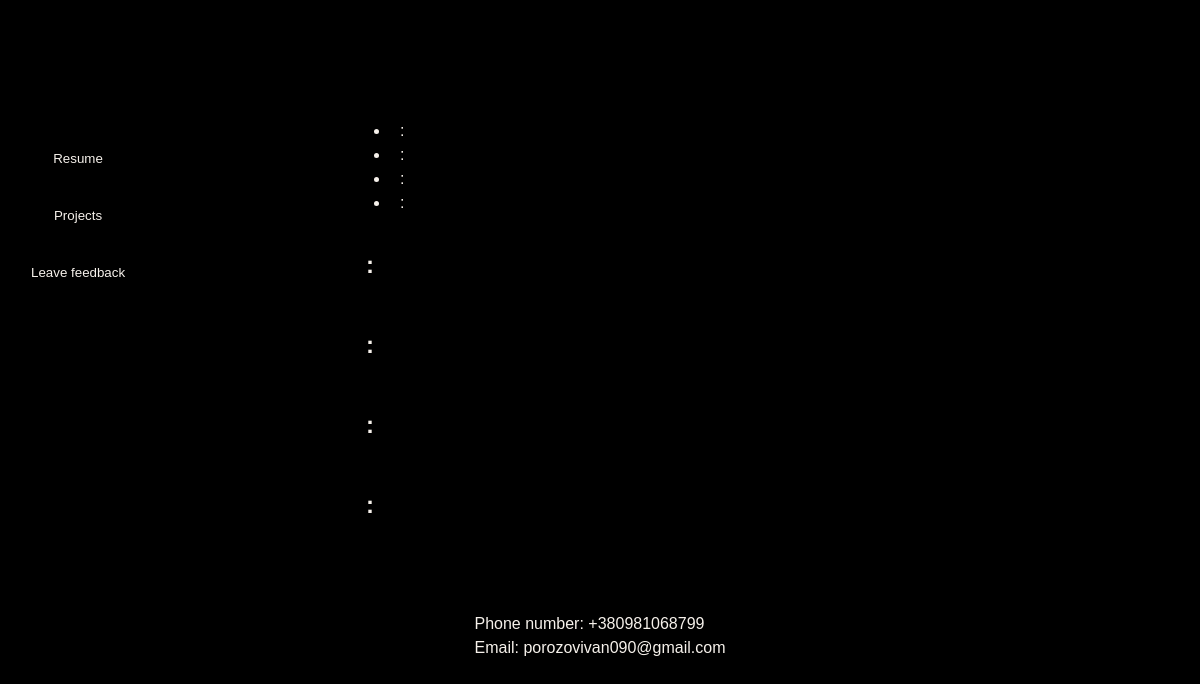
Before: / with the older database file.
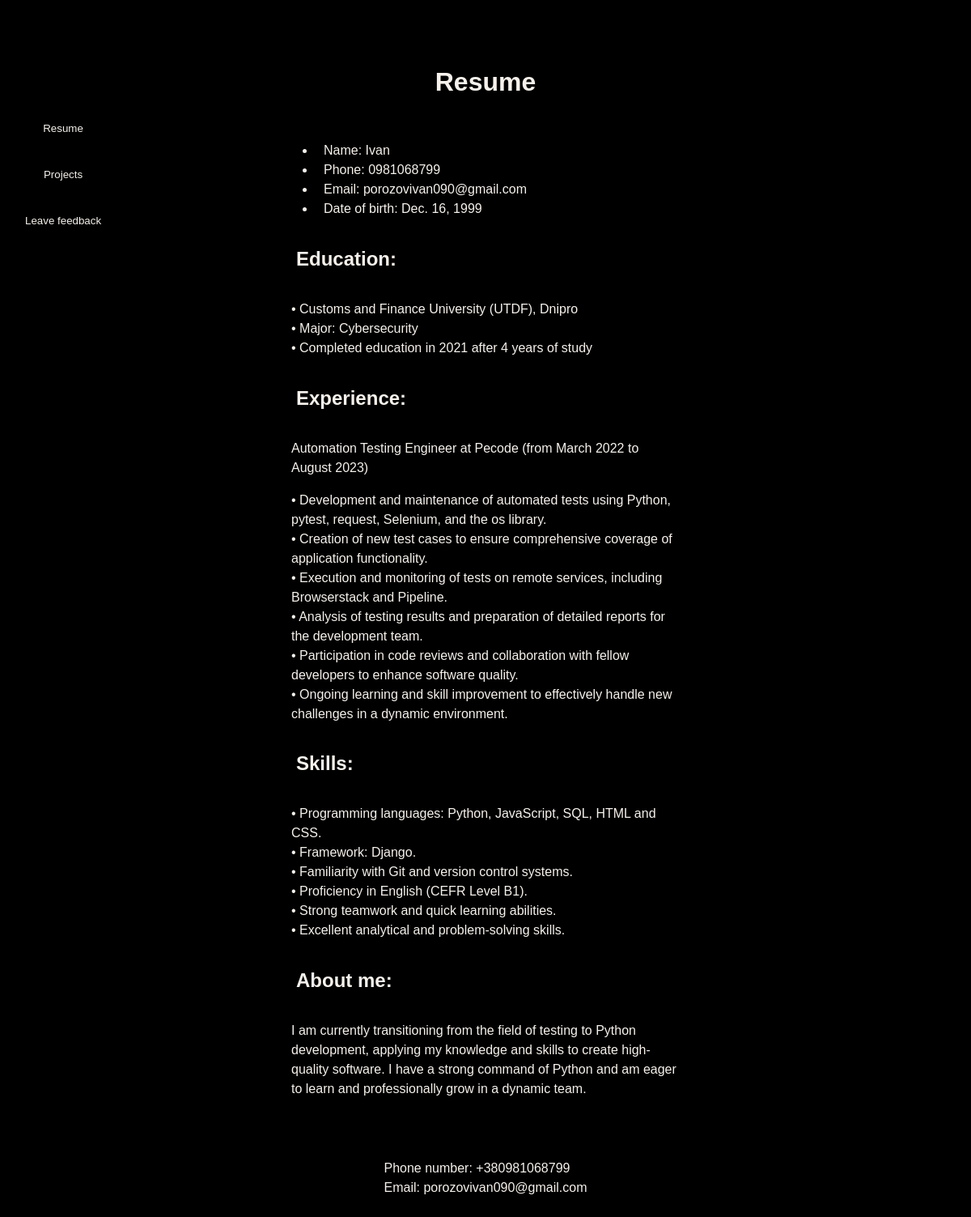
After: the same page with the newer database file.
### face/models.py (models this page shows, shortened)
class Headers(models.Model):
    resume = models.CharField(max_length=20)
    name = models.CharField(max_length=20)
    phone = models.CharField(max_length=20)
    email = models.CharField(max_length=20)
    date_of_birth = models.CharField(max_length=20)
    education = models.CharField(max_length=20)
    experience = models.CharField(max_length=20)
    skills = models.CharField(max_length=20)
    about_me = models.CharField(max_length=20)
    projects = models.CharField(max_length=20)
    site_code_in_github = models.CharField(max_length=20)
    description = models.CharField(max_length=20)
    features = models.CharField(max_length=20)
    technologies = models.CharField(max_length=20)
    goal = models.CharField(max_length=20)
    project_link = models.CharField(max_length=20)
    enter_link_to_shorten = models.CharField(max_length=30)
    leave_feedback = models.CharField(max_length=20)
    change_language = models.CharField(max_length=20)
    footer = models.TextField()

class Resume(models.Model):
    name = models.CharField(max_length=255)
    phone = models.CharField(max_length=20)
    email = models.EmailField()
    date_of_birth = models.DateField()
    education = models.TextField()
    work_experience = models.TextField()
    skills = models.TextField()
    about_me = models.TextField()

### face/views.py (the view)
# urls.py: path("", views.index),
def index(request):
    resume_data = Resume.objects.first()
    headers_data = Headers.objects.first()
    return render(request, 'resume.html', {'resume_data': resume_data, 'headers_data': headers_data})

### face/templates/resume.html (shortened to what this page needs)
{% extends 'base.html' %}
{% block text_header %}{{ headers_data.resume }}{% endblock %}
{% block content %}
<div class="main-info">
    <ul>
        <li>{{ headers_data.name }}: {{ resume_data.name }}</li>
        <li>{{ headers_data.phone }}: {{ resume_data.phone }}</li>
        <li>{{ headers_data.email }}: {{ resume_data.email }}</li>
        <li>{{ headers_data.date_of_birth }}: {{ resume_data.date_of_birth }}</li>
    </ul>
</div>
<div class="education">
    <h2>{{ headers_data.education }}:</h2>
    {{ resume_data.education | linebreaks | safe }}
</div>
 <div class="experience">
    <h2>{{ headers_data.experience }}:</h2>
    {{ resume_data.work_experience | linebreaks | safe }}
</div>
 <div class="skills">
    <h2>{{ headers_data.skills }}:</h2>
    {{ resume_data.skills | linebreaks | safe }}
</div>
<div class="about-me">
    <h2>{{ headers_data.about_me }}:</h2>
    <p>{{ resume_data.about_me | linebreaks | safe }}</p>
</div>
<a href="admin/"><button class="button"></button></a>
{% endblock %}

### face/templates/base.html (shortened to what this page needs)
<!DOCTYPE html>
{% load static %}
<link href="https://fonts.cdnfonts.com/css/montserrat" rel="stylesheet">
<main>
<html>
<head>
    <link rel="stylesheet" href="{% static 'css/styles.css' %}" />
    <title>{% block title %}Home page{% endblock %}</title>
</head>
<body>
    <header class="main-header">
        <div class="header-content">
            <h1 class="title">{% block text_header %}Home page{% endblock %}</h1>
        </div>
    </header>
    <div class="button-container">
        <a href="/"><button class="button">Resume</button></a>
        <a href="/shorten_link/"><button class="button">Projects</button></a>
        <a href="/contact/"><button class="button">Leave feedback</button></a>
    </div>
    <div class="main-content">
        {% block content %}{% endblock %}
    </div>
    <footer class="footer">
        <p>Phone number: +380981068799<br>
        Email: porozovivan090@gmail.com</p>
    </footer>
</body>
</html>
</main>

### face/static/css/styles.css (style rules this page uses)
*, *::before, *::after { box-sizing: border-box; }
title { display: flex; justify-content: center; align-items: center; height: 100vm; }
body, section { background-color: black; margin-left: 150px; margin-right: 150px; }
main { font-family: 'Montserrat', sans-serif; flex: 1; padding-top: 20px; padding-bottom: 20px; padding-left: 200px; padding-right: 200px; position: relative; }
h1, h2 { padding: 1rem; color: #F6F1EB; }
li, p { color: #F6F1EB; padding-left: 10px; padding-right: 10px; line-height: 1.5; }
input, button { font-family: inherit; line-height: inherit; color: inherit; border: 0; padding: 1rem; }
.main-header { text-align: center; }
.header-content { display: flex; align-items: center; justify-content: center; height: 100%; }
.footer { display: flex; align-items: center; justify-content: center; height: 100%; }
.button-container { display: flex; flex-direction: column; align-items: center; justify-content: center; position: fixed; top: 130px; left: 10px; }
.skills { color: #F6F1EB; }
.education { color: #F6F1EB; }
.experience { color: #F6F1EB; }

Changed rows visible on the page:
added Headers: resume "Resume", name "Name", phone "Phone", email "Email", date_of_birth "Date of birth", education "Education", experience "Experience", skills "Skills", about_me "About me"
added Resume: name "Ivan", phone "0981068799", email "porozovivan090@gmail.com", date_of_birth "Dec. 16, 1999", education "• Customs and Finance University (UTDF), Dnipro • Major: Cybersecurity • Completed education in 2021 after 4 years of study", work_experience "Automation Testing Engineer at Pecode (from March 2022 to August 2023) • Development and maintenance of automated tests using Python, pytest, request, Selenium, and the os library. • Creation of new test cases to ensure comprehensive coverage of application functionality. • Execution and monitoring of tests on remote services, including Browserstack and Pipeline. • Analysis of testing results and preparation of detailed reports for the development team. • Participation in code reviews and collaboration with fellow developers to enhance software quality. • Ongoing learning and skill improvement to effectively handle new challenges in a dynamic environment.", skills "• Programming languages: Python, JavaScript, SQL, HTML and CSS. • Framework: Django. • Familiarity with Git and version control systems. • Proficiency in English (CEFR Level B1). • Strong teamwork and quick learning abilities. • Excellent analytical and problem-solving skills.", about_me "I am currently transitioning from the field of testing to Python development, applying my knowledge and skills to create high-quality software. I have a strong command of Python and am eager to learn and professionally grow in a dynamic team."
